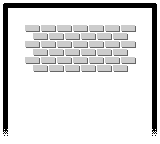

A 2D game scene composited from a Tiled map and its tileset images. What follows is a short description and the map's XML, with every tile layer's data as written:
An orthogonal 20x18 tile map with 8x8 px tiles, 2 tile layers (Board, Bricks - level 1).

<map version="1.2" tiledversion="1.2.1" orientation="orthogonal" renderorder="right-up" width="20" height="18" tilewidth="8" tileheight="8" infinite="0" nextlayerid="3" nextobjectid="1">
 <tileset firstgid="1" source="breakout-tileset.tsx" />
 <layer id="1" name="Board" width="20" height="18" locked="1">
  <data encoding="csv">
2,3,3,3,3,3,3,3,3,3,3,3,3,3,3,3,3,3,3,4,
5,1,1,1,1,1,1,1,1,1,1,1,1,1,1,1,1,1,1,6,
5,1,1,1,1,1,1,1,1,1,1,1,1,1,1,1,1,1,1,6,
5,1,1,1,1,1,1,1,1,1,1,1,1,1,1,1,1,1,1,6,
5,1,1,1,1,1,1,1,1,1,1,1,1,1,1,1,1,1,1,6,
5,1,1,1,1,1,1,1,1,1,1,1,1,1,1,1,1,1,1,6,
5,1,1,1,1,1,1,1,1,1,1,1,1,1,1,1,1,1,1,6,
5,1,1,1,1,1,1,1,1,1,1,1,1,1,1,1,1,1,1,6,
5,1,1,1,1,1,1,1,1,1,1,1,1,1,1,1,1,1,1,6,
5,1,1,1,1,1,1,1,1,1,1,1,1,1,1,1,1,1,1,6,
5,1,1,1,1,1,1,1,1,1,1,1,1,1,1,1,1,1,1,6,
5,1,1,1,1,1,1,1,1,1,1,1,1,1,1,1,1,1,1,6,
5,1,1,1,1,1,1,1,1,1,1,1,1,1,1,1,1,1,1,6,
5,1,1,1,1,1,1,1,1,1,1,1,1,1,1,1,1,1,1,6,
5,1,1,1,1,1,1,1,1,1,1,1,1,1,1,1,1,1,1,6,
5,1,1,1,1,1,1,1,1,1,1,1,1,1,1,1,1,1,1,6,
7,1,1,1,1,1,1,1,1,1,1,1,1,1,1,1,1,1,1,8,
1,1,1,1,1,1,1,1,1,1,1,1,1,1,1,1,1,1,1,1
</data>
 </layer>
 <layer id="2" name="Bricks - level 1" width="20" height="18" locked="1">
  <data encoding="csv">
0,0,0,0,0,0,0,0,0,0,0,0,0,0,0,0,0,0,0,0,
0,0,0,0,0,0,0,0,0,0,0,0,0,0,0,0,0,0,0,0,
0,0,0,0,0,0,0,0,0,0,0,0,0,0,0,0,0,0,0,0,
0,0,0,9,10,9,10,9,10,9,10,9,10,9,10,9,10,0,0,0,
0,0,0,0,9,10,9,10,9,10,9,10,9,10,9,10,0,0,0,0,
0,0,0,9,10,9,10,9,10,9,10,9,10,9,10,9,10,0,0,0,
0,0,0,0,9,10,9,10,9,10,9,10,9,10,9,10,0,0,0,0,
0,0,0,9,10,9,10,9,10,9,10,9,10,9,10,9,10,0,0,0,
0,0,0,0,9,10,9,10,9,10,9,10,9,10,9,10,0,0,0,0,
0,0,0,0,0,0,0,0,0,0,0,0,0,0,0,0,0,0,0,0,
0,0,0,0,0,0,0,0,0,0,0,0,0,0,0,0,0,0,0,0,
0,0,0,0,0,0,0,0,0,0,0,0,0,0,0,0,0,0,0,0,
0,0,0,0,0,0,0,0,0,0,0,0,0,0,0,0,0,0,0,0,
0,0,0,0,0,0,0,0,0,0,0,0,0,0,0,0,0,0,0,0,
0,0,0,0,0,0,0,0,0,0,0,0,0,0,0,0,0,0,0,0,
0,0,0,0,0,0,0,0,0,0,0,0,0,0,0,0,0,0,0,0,
0,0,0,0,0,0,0,0,0,0,0,0,0,0,0,0,0,0,0,0,
0,0,0,0,0,0,0,0,0,0,0,0,0,0,0,0,0,0,0,0
</data>
 </layer>
</map>